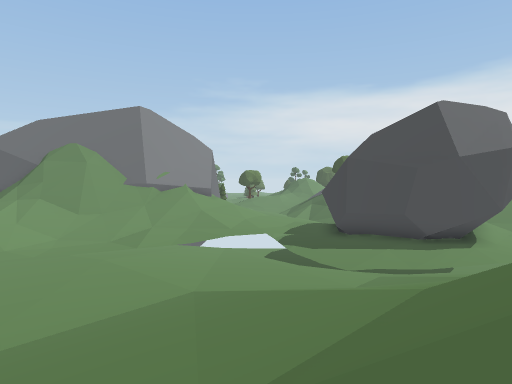
[1] (above)

24 first-person views from a walk through a Unity game level. The camera is 1.5 m above the floor, tilts 2° down and sees 75° across. The floor is counted in squares, 2 m on a side. Each view is taken from the middle of a square. On the plan, view 1 faces up. The plan holds only what a view shows up to about 11 squares ahead; the rest is blank. The place goes on beyond the plan. Some animated figures are not drawn.

[2]
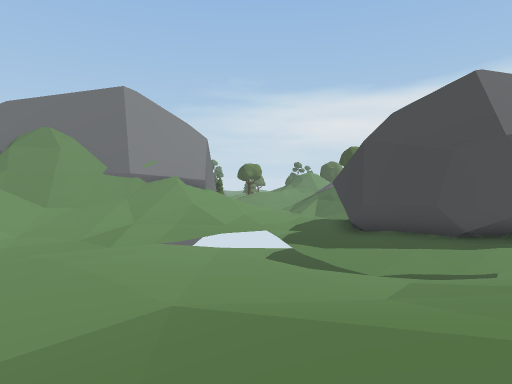

[3]
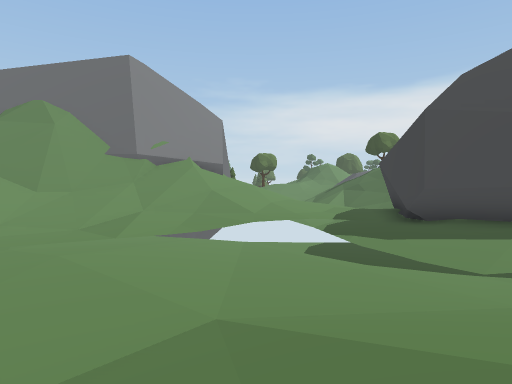

[4]
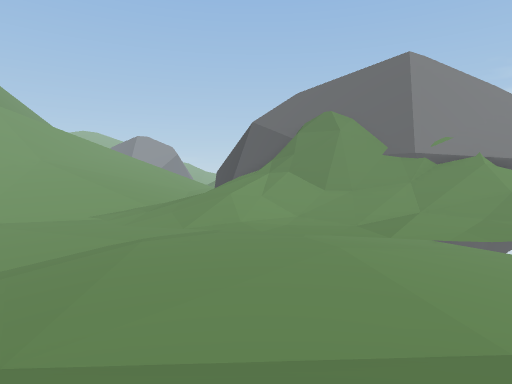

[5]
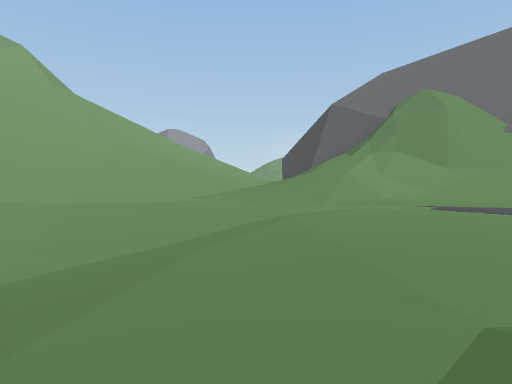

[6]
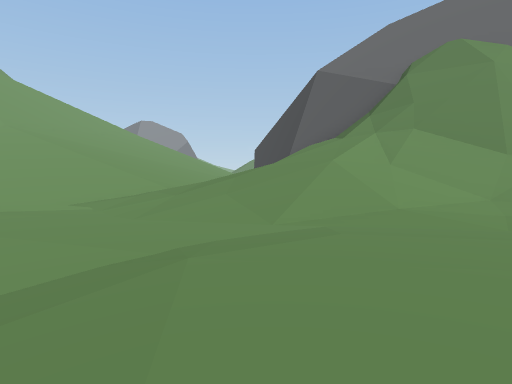

[7]
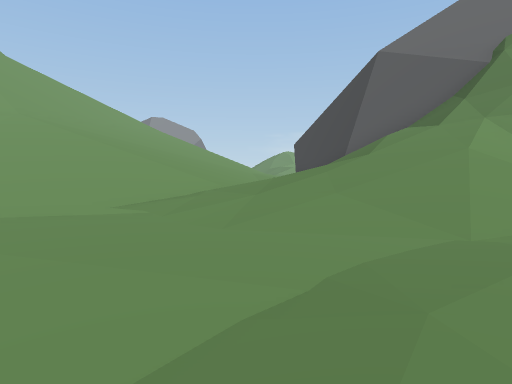

[8]
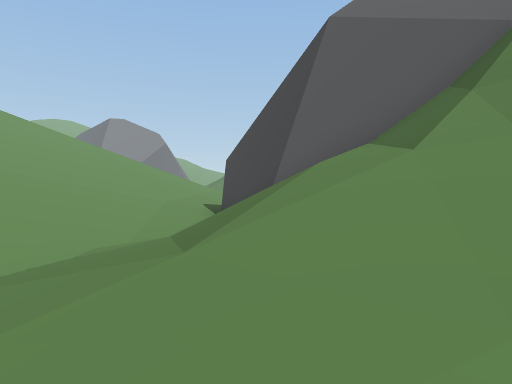

[9]
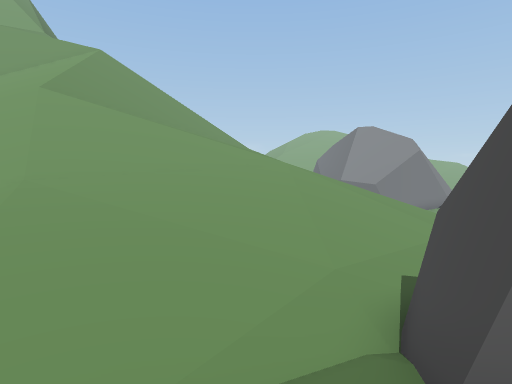

[10]
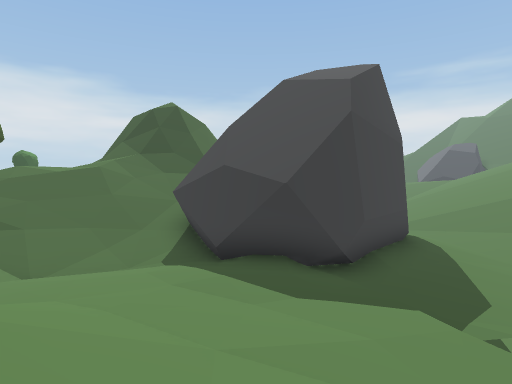

[11]
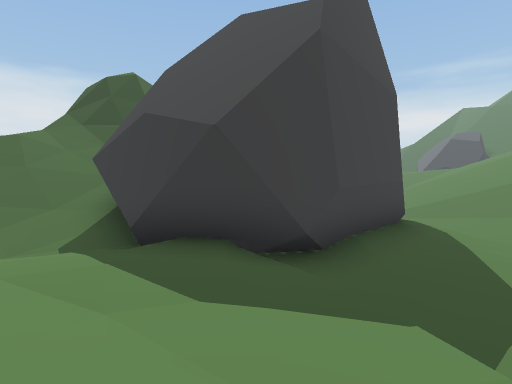

[12]
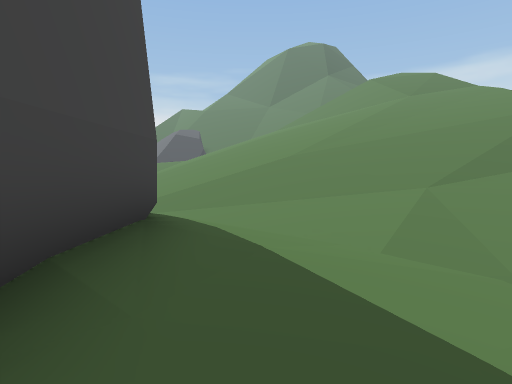

[13]
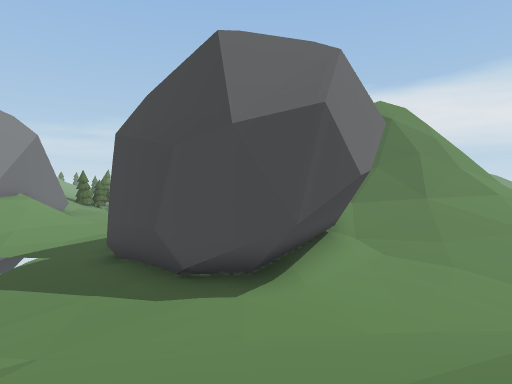

[14]
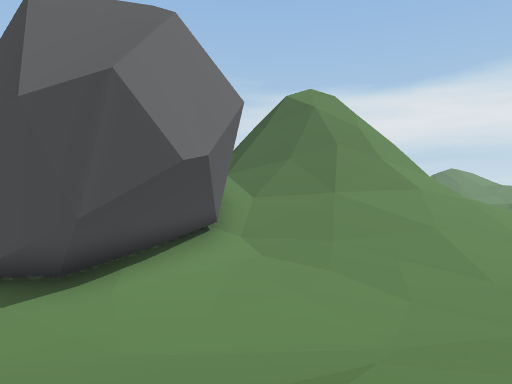

[15]
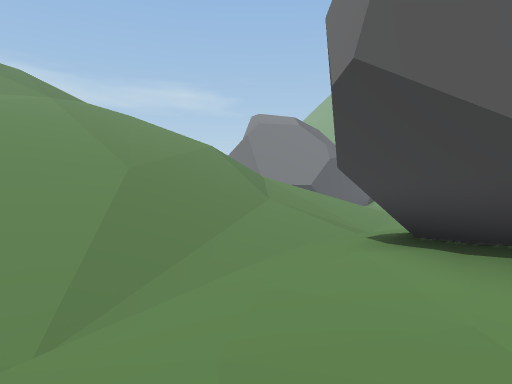

[16]
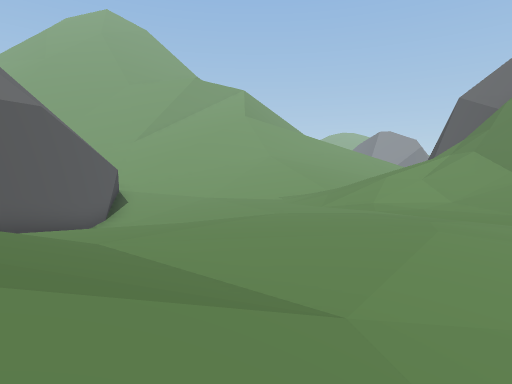

[17]
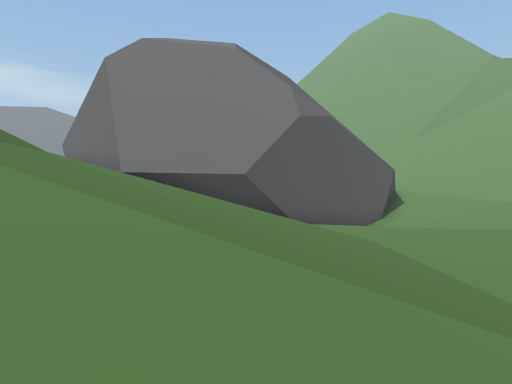

[18]
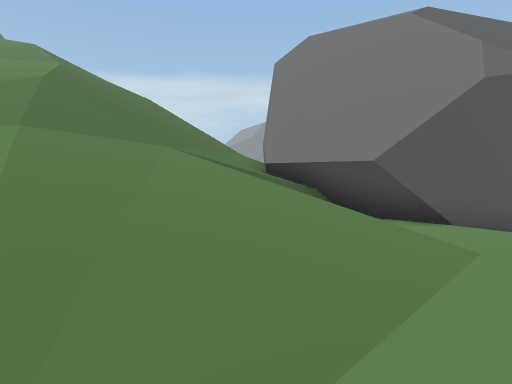

[19]
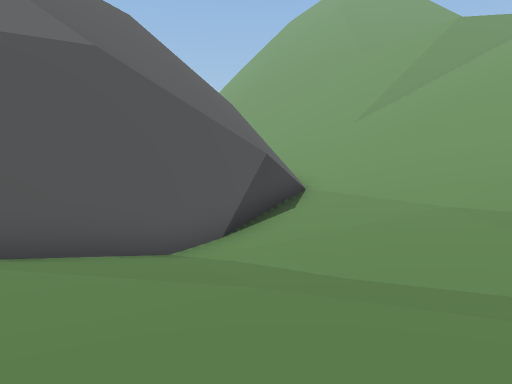

[20]
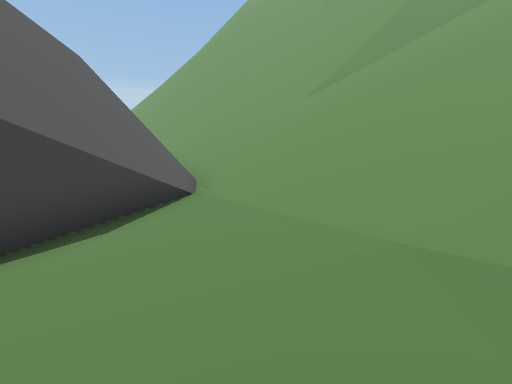

[21]
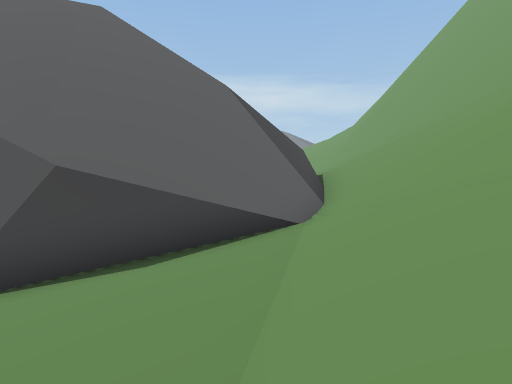

[22]
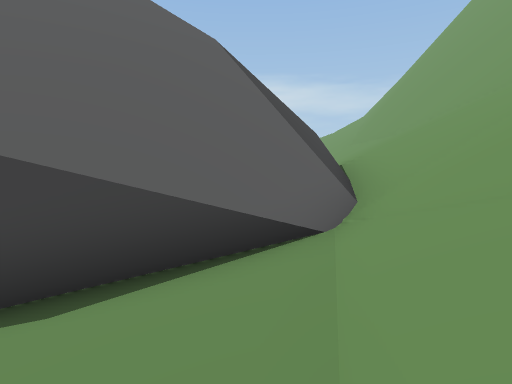

[23]
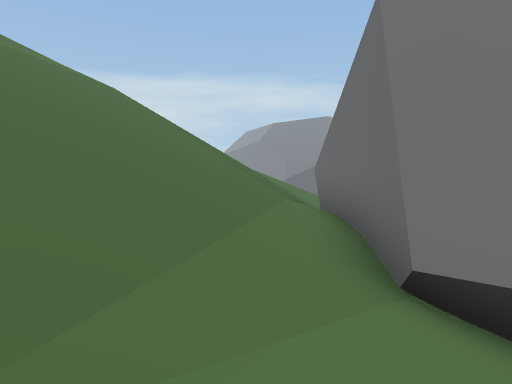

[24]
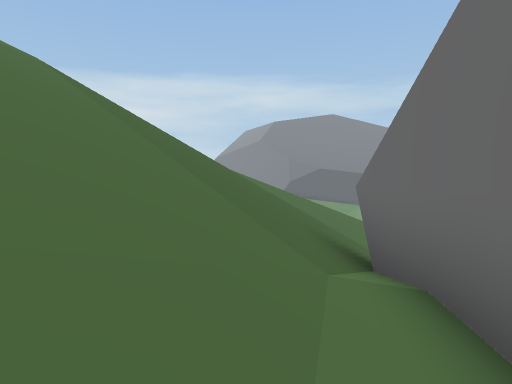

### Floor plan
Key: @ floor where view 1 was taken; # wall or solid block; . main floor; : floor 0.5 m higher than the main floor; - floor 0.5 m lower than the main floor; + floor 0.75 m higher than the main floor; * floor 1.25 m higher than the main floor; % floor 1.5 m higher than the main floor; & floor 2 m higher than the main floor; $ floor 2.5 m higher than the main floor; / step, stairs or slope; = window, fence, low wall or low ledge.
Columns run from 24 left of view 1 to 12 right of it. Each row starts with its distance up from view 1.
 18   ///                    %%*//////#
 17   ////$%            #= //%%*+#// /###
 16   /////&%         ##=////%%%##    =##
 15   //////&####### ###////%%%%#    #==#
 14   //////&%////####=/////%%**#    #///
 13   ////////% ///=////%%%%///+##  ##///
 12   /////////////////***//--++*####%**/
 11   /////////%&////*++=.....+++*##%*+++
 10   //////////%////*//+:....=+++**++//:
  9   //////////**///++++:.....//////////
  8   /////////////::::::::...///////////
  7   /////////+++:.::::::://////////////
  6   ///  ////++:...::::://////////////
  5   /////////+:......::///////////////
  4 ///////////+:..-....////////////////
  3 #/////////++:.--.... ///////////////
  2 ##////////++:###/.../  /////////////
  1  ##///////#### ######////////// ///
  0   ##/////##         ##//@/////   //
 -1    ##////##          #////////
 -2     #////#           #/////////
 -3     ##///#           #/////////
 -4     ##///            #///////
 -5      #///            #///////
 -6      #//              ////////
 -7      ##/              ////////

Where each view was taken, in squares from view 1:
view 1: 0 up, 0 right, facing up
view 2: 2 up, 0 right, facing up
view 3: 4 up, 1 left, facing up
view 4: 4 up, 1 left, facing up-left
view 5: 2 up, 4 left, facing up-left
view 6: 6 up, 6 left, facing up-left
view 7: 6 up, 8 left, facing up-left
view 8: 10 up, 9 left, facing up-left
view 9: 13 up, 11 left, facing left
view 10: 15 up, 3 left, facing right
view 11: 14 up, 1 left, facing right
view 12: 13 up, 2 right, facing down-right
view 13: 5 up, 7 right, facing up
view 14: 6 up, 10 right, facing up
view 15: 13 up, 12 right, facing down-left
view 16: 7 up, 1 right, facing left
view 17: 7 up, 1 right, facing down-left
view 18: 8 up, 2 left, facing down
view 19: 7 up, 6 left, facing down-left
view 20: 6 up, 11 left, facing down-left
view 21: 6 up, 14 left, facing down
view 22: 4 up, 14 left, facing down
view 23: 2 up, 1 left, facing down
view 24: 1 down, 1 left, facing down
